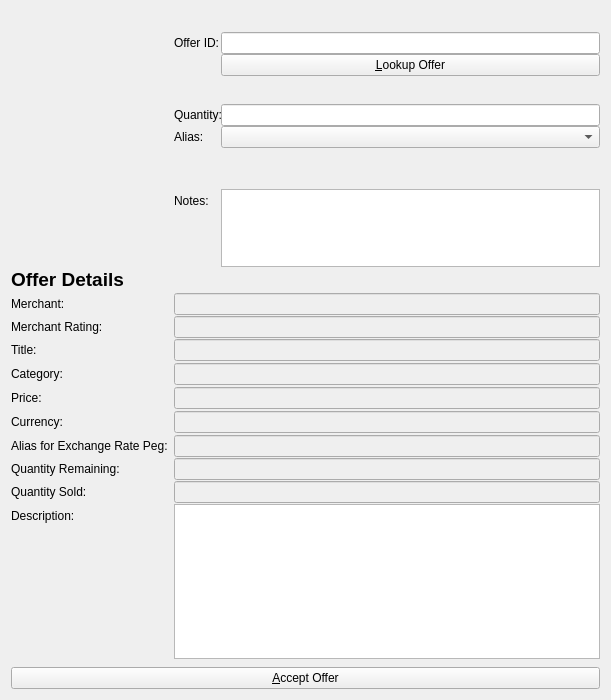
<?xml version="1.0" encoding="UTF-8"?>
<ui version="4.0">
 <class>AcceptandPayOfferListPage</class>
 <widget class="QDialog" name="AcceptandPayOfferListPage">
  <property name="windowModality">
   <enum>Qt::NonModal</enum>
  </property>
  <property name="geometry">
   <rect>
    <x>0</x>
    <y>0</y>
    <width>611</width>
    <height>700</height>
   </rect>
  </property>
  <property name="maximumSize">
   <size>
    <width>16777215</width>
    <height>700</height>
   </size>
  </property>
  <property name="windowTitle">
   <string>Pay Offer</string>
  </property>
  <property name="autoFillBackground">
   <bool>true</bool>
  </property>
  <layout class="QVBoxLayout" name="verticalLayout">
   <item>
    <widget class="QLabel" name="labelExplanation">
     <property name="font">
      <font>
       <pointsize>10</pointsize>
       <weight>75</weight>
       <bold>true</bold>
      </font>
     </property>
     <property name="text">
      <string/>
     </property>
    </widget>
   </item>
   <item>
    <layout class="QFormLayout" name="formLayout">
     <property name="fieldGrowthPolicy">
      <enum>QFormLayout::AllNonFixedFieldsGrow</enum>
     </property>
     <property name="verticalSpacing">
      <number>1</number>
     </property>
     <item row="0" column="0">
      <widget class="QPushButton" name="imageButton">
       <property name="sizePolicy">
        <sizepolicy hsizetype="Minimum" vsizetype="Fixed">
         <horstretch>0</horstretch>
         <verstretch>0</verstretch>
        </sizepolicy>
       </property>
       <property name="maximumSize">
        <size>
         <width>300</width>
         <height>300</height>
        </size>
       </property>
       <property name="baseSize">
        <size>
         <width>1</width>
         <height>0</height>
        </size>
       </property>
       <property name="autoFillBackground">
        <bool>false</bool>
       </property>
       <property name="text">
        <string/>
       </property>
       <property name="iconSize">
        <size>
         <width>300</width>
         <height>300</height>
        </size>
       </property>
       <property name="autoRepeat">
        <bool>false</bool>
       </property>
       <property name="autoDefault">
        <bool>true</bool>
       </property>
       <property name="default">
        <bool>false</bool>
       </property>
       <property name="flat">
        <bool>true</bool>
       </property>
      </widget>
     </item>
     <item row="0" column="1">
      <layout class="QFormLayout" name="formLayout_3">
       <property name="fieldGrowthPolicy">
        <enum>QFormLayout::AllNonFixedFieldsGrow</enum>
       </property>
       <item row="1" column="0">
        <widget class="QLabel" name="label">
         <property name="text">
          <string>Offer ID:</string>
         </property>
         <property name="buddy">
          <cstring>offeridEdit</cstring>
         </property>
        </widget>
       </item>
       <item row="1" column="1">
        <widget class="QLineEdit" name="offeridEdit">
         <property name="toolTip">
          <string>The value associated with this offer.</string>
         </property>
        </widget>
       </item>
       <item row="2" column="1">
        <widget class="QPushButton" name="lookupButton">
         <property name="toolTip">
          <string>Lookup the OfferID from the blockchain DB</string>
         </property>
         <property name="text">
          <string>&amp;Lookup Offer</string>
         </property>
        </widget>
       </item>
       <item row="3" column="1">
        <spacer name="verticalSpacer_2">
         <property name="orientation">
          <enum>Qt::Vertical</enum>
         </property>
         <property name="sizeHint" stdset="0">
          <size>
           <width>20</width>
           <height>40</height>
          </size>
         </property>
        </spacer>
       </item>
       <item row="4" column="0">
        <widget class="QLabel" name="label_2">
         <property name="text">
          <string>Quantity:</string>
         </property>
        </widget>
       </item>
       <item row="4" column="1">
        <widget class="QLineEdit" name="qtyEdit"/>
       </item>
       <item row="5" column="0">
        <widget class="QLabel" name="aliasLabel">
         <property name="text">
          <string>Alias:</string>
         </property>
        </widget>
       </item>
       <item row="5" column="1">
        <widget class="QComboBox" name="aliasEdit"/>
       </item>
       <item row="6" column="1">
        <widget class="QLabel" name="aliasDisclaimer">
         <property name="text">
          <string/>
         </property>
         <property name="wordWrap">
          <bool>true</bool>
         </property>
        </widget>
       </item>
       <item row="8" column="0">
        <widget class="QLabel" name="label_11">
         <property name="text">
          <string>Notes:</string>
         </property>
        </widget>
       </item>
       <item row="8" column="1">
        <widget class="QPlainTextEdit" name="notesEdit">
         <property name="maximumSize">
          <size>
           <width>16777215</width>
           <height>90</height>
          </size>
         </property>
        </widget>
       </item>
       <item row="7" column="1">
        <spacer name="verticalSpacer">
         <property name="orientation">
          <enum>Qt::Vertical</enum>
         </property>
         <property name="sizeHint" stdset="0">
          <size>
           <width>20</width>
           <height>40</height>
          </size>
         </property>
        </spacer>
       </item>
      </layout>
     </item>
     <item row="3" column="0">
      <widget class="QLabel" name="label_3">
       <property name="font">
        <font>
         <pointsize>14</pointsize>
         <weight>75</weight>
         <bold>true</bold>
        </font>
       </property>
       <property name="text">
        <string>Offer Details</string>
       </property>
      </widget>
     </item>
     <item row="4" column="1">
      <layout class="QVBoxLayout" name="verticalLayout_2"/>
     </item>
     <item row="5" column="0">
      <widget class="QLabel" name="label_8">
       <property name="text">
        <string>Merchant:</string>
       </property>
      </widget>
     </item>
     <item row="5" column="1">
      <widget class="QLineEdit" name="sellerEdit">
       <property name="enabled">
        <bool>false</bool>
       </property>
      </widget>
     </item>
     <item row="6" column="0">
      <widget class="QLabel" name="label_14">
       <property name="text">
        <string>Merchant Rating:</string>
       </property>
      </widget>
     </item>
     <item row="6" column="1">
      <widget class="QLineEdit" name="sellerRatingEdit">
       <property name="enabled">
        <bool>false</bool>
       </property>
      </widget>
     </item>
     <item row="7" column="0">
      <widget class="QLabel" name="label_4">
       <property name="text">
        <string>Title:</string>
       </property>
      </widget>
     </item>
     <item row="7" column="1">
      <widget class="QLineEdit" name="infoTitle">
       <property name="enabled">
        <bool>false</bool>
       </property>
      </widget>
     </item>
     <item row="8" column="1">
      <layout class="QVBoxLayout" name="verticalLayout_3"/>
     </item>
     <item row="9" column="0">
      <widget class="QLabel" name="label_6">
       <property name="text">
        <string>Category:</string>
       </property>
      </widget>
     </item>
     <item row="9" column="1">
      <widget class="QLineEdit" name="infoCategory">
       <property name="enabled">
        <bool>false</bool>
       </property>
      </widget>
     </item>
     <item row="10" column="1">
      <layout class="QVBoxLayout" name="verticalLayout_4"/>
     </item>
     <item row="11" column="0">
      <widget class="QLabel" name="label_5">
       <property name="text">
        <string>Price:</string>
       </property>
      </widget>
     </item>
     <item row="11" column="1">
      <widget class="QLineEdit" name="infoPrice">
       <property name="enabled">
        <bool>false</bool>
       </property>
      </widget>
     </item>
     <item row="12" column="1">
      <layout class="QVBoxLayout" name="verticalLayout_5"/>
     </item>
     <item row="13" column="0">
      <widget class="QLabel" name="label_12">
       <property name="text">
        <string>Currency:</string>
       </property>
      </widget>
     </item>
     <item row="13" column="1">
      <widget class="QLineEdit" name="infoCurrency">
       <property name="enabled">
        <bool>false</bool>
       </property>
      </widget>
     </item>
     <item row="14" column="1">
      <layout class="QVBoxLayout" name="verticalLayout_6"/>
     </item>
     <item row="15" column="0">
      <widget class="QLabel" name="label_10">
       <property name="text">
        <string>Alias for Exchange Rate Peg:</string>
       </property>
      </widget>
     </item>
     <item row="15" column="1">
      <widget class="QLineEdit" name="aliasPegEdit">
       <property name="enabled">
        <bool>false</bool>
       </property>
      </widget>
     </item>
     <item row="16" column="0">
      <widget class="QLabel" name="label_7">
       <property name="text">
        <string>Quantity Remaining:</string>
       </property>
      </widget>
     </item>
     <item row="16" column="1">
      <widget class="QLineEdit" name="infoQty">
       <property name="enabled">
        <bool>false</bool>
       </property>
      </widget>
     </item>
     <item row="17" column="0">
      <widget class="QLabel" name="label_13">
       <property name="text">
        <string>Quantity Sold:</string>
       </property>
      </widget>
     </item>
     <item row="17" column="1">
      <layout class="QVBoxLayout" name="verticalLayout_7">
       <item>
        <widget class="QLineEdit" name="infoSold">
         <property name="enabled">
          <bool>false</bool>
         </property>
        </widget>
       </item>
      </layout>
     </item>
     <item row="18" column="0">
      <widget class="QLabel" name="label_9">
       <property name="text">
        <string>Description:</string>
       </property>
      </widget>
     </item>
     <item row="18" column="1">
      <widget class="QPlainTextEdit" name="infoDescription">
       <property name="enabled">
        <bool>true</bool>
       </property>
       <property name="maximumSize">
        <size>
         <width>16777215</width>
         <height>700</height>
        </size>
       </property>
      </widget>
     </item>
     <item row="19" column="1">
      <layout class="QVBoxLayout" name="verticalLayout_8"/>
     </item>
     <item row="20" column="1">
      <layout class="QVBoxLayout" name="verticalLayout_9"/>
     </item>
    </layout>
   </item>
   <item>
    <widget class="QPushButton" name="acceptButton">
     <property name="toolTip">
      <string>Purchase this offer</string>
     </property>
     <property name="text">
      <string>&amp;Accept Offer</string>
     </property>
    </widget>
   </item>
  </layout>
 </widget>
 <resources>
  <include location="../syscoin.qrc"/>
 </resources>
 <connections/>
</ui>
